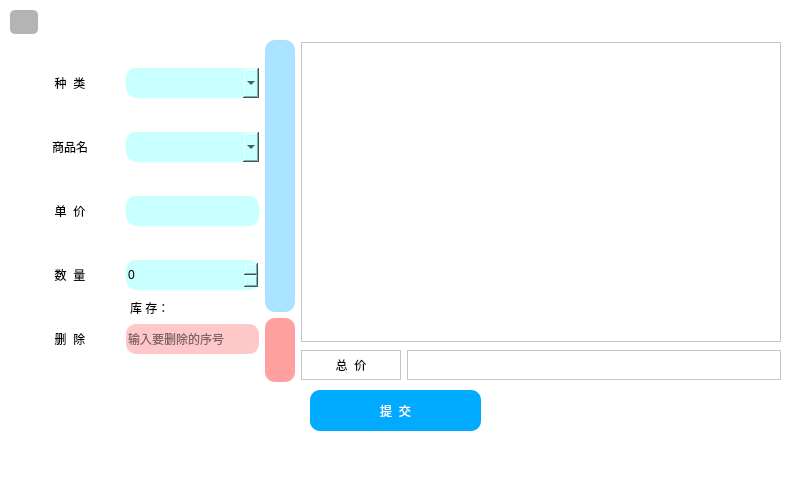
<?xml version="1.0" encoding="UTF-8"?>
<ui version="4.0">
 <class>SettlementWindow</class>
 <widget class="QMainWindow" name="SettlementWindow">
  <property name="geometry">
   <rect>
    <x>0</x>
    <y>0</y>
    <width>800</width>
    <height>480</height>
   </rect>
  </property>
  <property name="windowTitle">
   <string>MainWindow</string>
  </property>
  <property name="styleSheet">
   <string notr="true">background-color: rgb(255, 255, 255);</string>
  </property>
  <widget class="QWidget" name="centralwidget">
   <widget class="QPushButton" name="returnBtn">
    <property name="geometry">
     <rect>
      <x>10</x>
      <y>10</y>
      <width>28</width>
      <height>24</height>
     </rect>
    </property>
    <property name="styleSheet">
     <string notr="true">background-color: rgb(180, 180, 180);
border-radius:5px;</string>
    </property>
    <property name="text">
     <string/>
    </property>
    <property name="icon">
     <iconset resource="res.qrc">
      <normaloff>:/image/icon/return.png</normaloff>:/image/icon/return.png</iconset>
    </property>
   </widget>
   <widget class="QPushButton" name="submitBtn">
    <property name="geometry">
     <rect>
      <x>310</x>
      <y>390</y>
      <width>171</width>
      <height>41</height>
     </rect>
    </property>
    <property name="styleSheet">
     <string notr="true">color: rgb(255, 255, 255);
background-color: rgb(0, 170, 255);
font: 16pt &quot;黑体&quot;;
border-radius:10px;</string>
    </property>
    <property name="text">
     <string>提  交</string>
    </property>
   </widget>
   <widget class="QWidget" name="layoutWidget">
    <property name="geometry">
     <rect>
      <x>20</x>
      <y>40</y>
      <width>761</width>
      <height>342</height>
     </rect>
    </property>
    <layout class="QHBoxLayout" name="horizontalLayout_14">
     <item>
      <layout class="QVBoxLayout" name="verticalLayout">
       <item>
        <layout class="QHBoxLayout" name="horizontalLayout_6">
         <item>
          <widget class="QLabel" name="label_4">
           <property name="sizePolicy">
            <sizepolicy hsizetype="Fixed" vsizetype="Fixed">
             <horstretch>0</horstretch>
             <verstretch>0</verstretch>
            </sizepolicy>
           </property>
           <property name="minimumSize">
            <size>
             <width>100</width>
             <height>0</height>
            </size>
           </property>
           <property name="styleSheet">
            <string notr="true">color: rgb(0, 0, 0);
font: 16pt &quot;黑体&quot;;</string>
           </property>
           <property name="text">
            <string>种  类</string>
           </property>
           <property name="alignment">
            <set>Qt::AlignCenter</set>
           </property>
          </widget>
         </item>
         <item>
          <widget class="QComboBox" name="typeComboBox">
           <property name="minimumSize">
            <size>
             <width>0</width>
             <height>30</height>
            </size>
           </property>
           <property name="styleSheet">
            <string notr="true">color: rgb(0, 0, 0);
background-color: rgb(200, 255, 255);
font: 12pt &quot;黑体&quot;;
border-radius:10px;</string>
           </property>
          </widget>
         </item>
        </layout>
       </item>
       <item>
        <layout class="QHBoxLayout" name="horizontalLayout_15">
         <item>
          <widget class="QLabel" name="label_10">
           <property name="sizePolicy">
            <sizepolicy hsizetype="Fixed" vsizetype="Fixed">
             <horstretch>0</horstretch>
             <verstretch>0</verstretch>
            </sizepolicy>
           </property>
           <property name="minimumSize">
            <size>
             <width>100</width>
             <height>0</height>
            </size>
           </property>
           <property name="styleSheet">
            <string notr="true">color: rgb(0, 0, 0);
font: 16pt &quot;黑体&quot;;</string>
           </property>
           <property name="text">
            <string>商品名</string>
           </property>
           <property name="alignment">
            <set>Qt::AlignCenter</set>
           </property>
          </widget>
         </item>
         <item>
          <widget class="QComboBox" name="nameComboBox">
           <property name="minimumSize">
            <size>
             <width>0</width>
             <height>30</height>
            </size>
           </property>
           <property name="styleSheet">
            <string notr="true">color: rgb(0, 0, 0);
background-color: rgb(200, 255, 255);
font: 12pt &quot;黑体&quot;;
border-radius:10px;</string>
           </property>
          </widget>
         </item>
        </layout>
       </item>
       <item>
        <layout class="QHBoxLayout" name="horizontalLayout_2">
         <item>
          <widget class="QLabel" name="label_2">
           <property name="sizePolicy">
            <sizepolicy hsizetype="Fixed" vsizetype="Fixed">
             <horstretch>0</horstretch>
             <verstretch>0</verstretch>
            </sizepolicy>
           </property>
           <property name="minimumSize">
            <size>
             <width>100</width>
             <height>0</height>
            </size>
           </property>
           <property name="styleSheet">
            <string notr="true">color: rgb(0, 0, 0);
font: 16pt &quot;黑体&quot;;</string>
           </property>
           <property name="text">
            <string>单  价</string>
           </property>
           <property name="alignment">
            <set>Qt::AlignCenter</set>
           </property>
          </widget>
         </item>
         <item>
          <widget class="QLabel" name="priceLabel">
           <property name="maximumSize">
            <size>
             <width>16777215</width>
             <height>30</height>
            </size>
           </property>
           <property name="styleSheet">
            <string notr="true">color: rgb(0, 0, 0);
background-color: rgb(200, 255, 255);
font: 12pt &quot;黑体&quot;;
border-radius:10px;</string>
           </property>
           <property name="text">
            <string/>
           </property>
          </widget>
         </item>
        </layout>
       </item>
       <item>
        <layout class="QHBoxLayout" name="horizontalLayout_3">
         <item>
          <widget class="QLabel" name="label_5">
           <property name="sizePolicy">
            <sizepolicy hsizetype="Fixed" vsizetype="Fixed">
             <horstretch>0</horstretch>
             <verstretch>0</verstretch>
            </sizepolicy>
           </property>
           <property name="minimumSize">
            <size>
             <width>100</width>
             <height>0</height>
            </size>
           </property>
           <property name="styleSheet">
            <string notr="true">color: rgb(0, 0, 0);
font: 16pt &quot;黑体&quot;;</string>
           </property>
           <property name="text">
            <string>数  量</string>
           </property>
           <property name="alignment">
            <set>Qt::AlignCenter</set>
           </property>
          </widget>
         </item>
         <item>
          <widget class="QSpinBox" name="numberSpinBox">
           <property name="minimumSize">
            <size>
             <width>0</width>
             <height>30</height>
            </size>
           </property>
           <property name="styleSheet">
            <string notr="true">color: rgb(0, 0, 0);
background-color: rgb(200, 255, 255);
font: 12pt &quot;黑体&quot;;
border-radius:10px;</string>
           </property>
           <property name="maximum">
            <number>99999999</number>
           </property>
          </widget>
         </item>
        </layout>
       </item>
       <item>
        <layout class="QHBoxLayout" name="horizontalLayout">
         <item>
          <widget class="QLabel" name="label_12">
           <property name="sizePolicy">
            <sizepolicy hsizetype="Fixed" vsizetype="Fixed">
             <horstretch>0</horstretch>
             <verstretch>0</verstretch>
            </sizepolicy>
           </property>
           <property name="minimumSize">
            <size>
             <width>100</width>
             <height>0</height>
            </size>
           </property>
           <property name="styleSheet">
            <string notr="true">color: rgb(0, 0, 0);
font: 16pt &quot;黑体&quot;;</string>
           </property>
           <property name="text">
            <string>删  除</string>
           </property>
           <property name="alignment">
            <set>Qt::AlignCenter</set>
           </property>
          </widget>
         </item>
         <item>
          <widget class="QLineEdit" name="deleteEdit_2">
           <property name="minimumSize">
            <size>
             <width>0</width>
             <height>30</height>
            </size>
           </property>
           <property name="styleSheet">
            <string notr="true">color: rgb(0, 0, 0);
background-color: rgb(255, 200, 200);
font: 10pt &quot;黑体&quot;;
border-radius:10px;</string>
           </property>
           <property name="placeholderText">
            <string>输入要删除的序号</string>
           </property>
          </widget>
         </item>
        </layout>
       </item>
      </layout>
     </item>
     <item>
      <layout class="QVBoxLayout" name="verticalLayout_6">
       <item>
        <widget class="QPushButton" name="addBtn">
         <property name="sizePolicy">
          <sizepolicy hsizetype="Fixed" vsizetype="Expanding">
           <horstretch>0</horstretch>
           <verstretch>0</verstretch>
          </sizepolicy>
         </property>
         <property name="minimumSize">
          <size>
           <width>0</width>
           <height>0</height>
          </size>
         </property>
         <property name="maximumSize">
          <size>
           <width>30</width>
           <height>16777215</height>
          </size>
         </property>
         <property name="styleSheet">
          <string notr="true">color: rgb(0, 0, 0);
background-color: rgb(170, 227, 255);
font: 12pt &quot;黑体&quot;;
border-radius:10px;</string>
         </property>
         <property name="text">
          <string/>
         </property>
         <property name="icon">
          <iconset resource="res.qrc">
           <normaloff>:/image/icon/add.png</normaloff>:/image/icon/add.png</iconset>
         </property>
        </widget>
       </item>
       <item>
        <widget class="QPushButton" name="deleteBtn_2">
         <property name="sizePolicy">
          <sizepolicy hsizetype="Fixed" vsizetype="Fixed">
           <horstretch>0</horstretch>
           <verstretch>0</verstretch>
          </sizepolicy>
         </property>
         <property name="minimumSize">
          <size>
           <width>30</width>
           <height>64</height>
          </size>
         </property>
         <property name="maximumSize">
          <size>
           <width>30</width>
           <height>16777215</height>
          </size>
         </property>
         <property name="styleSheet">
          <string notr="true">color: rgb(0, 0, 0);
background-color: rgb(255, 160, 160);
font: 10pt &quot;黑体&quot;;
border-radius:10px;</string>
         </property>
         <property name="text">
          <string/>
         </property>
         <property name="icon">
          <iconset resource="res.qrc">
           <normaloff>:/image/icon/remove.png</normaloff>:/image/icon/remove.png</iconset>
         </property>
        </widget>
       </item>
      </layout>
     </item>
     <item>
      <layout class="QVBoxLayout" name="verticalLayout_2">
       <item>
        <widget class="QListWidget" name="listWidget">
         <property name="sizePolicy">
          <sizepolicy hsizetype="Fixed" vsizetype="Fixed">
           <horstretch>0</horstretch>
           <verstretch>0</verstretch>
          </sizepolicy>
         </property>
         <property name="minimumSize">
          <size>
           <width>480</width>
           <height>300</height>
          </size>
         </property>
         <property name="styleSheet">
          <string notr="true">font: 12pt &quot;黑体&quot;;
color: rgb(0, 0, 0);</string>
         </property>
        </widget>
       </item>
       <item>
        <layout class="QHBoxLayout" name="horizontalLayout_4">
         <item>
          <widget class="QLabel" name="label_13">
           <property name="sizePolicy">
            <sizepolicy hsizetype="Fixed" vsizetype="Fixed">
             <horstretch>0</horstretch>
             <verstretch>0</verstretch>
            </sizepolicy>
           </property>
           <property name="minimumSize">
            <size>
             <width>100</width>
             <height>30</height>
            </size>
           </property>
           <property name="styleSheet">
            <string notr="true">color: rgb(0, 0, 0);
font: 16pt &quot;黑体&quot;;</string>
           </property>
           <property name="frameShape">
            <enum>QFrame::StyledPanel</enum>
           </property>
           <property name="text">
            <string>总  价</string>
           </property>
           <property name="alignment">
            <set>Qt::AlignCenter</set>
           </property>
          </widget>
         </item>
         <item>
          <widget class="QLabel" name="totalLabel">
           <property name="sizePolicy">
            <sizepolicy hsizetype="Preferred" vsizetype="Fixed">
             <horstretch>0</horstretch>
             <verstretch>0</verstretch>
            </sizepolicy>
           </property>
           <property name="minimumSize">
            <size>
             <width>0</width>
             <height>30</height>
            </size>
           </property>
           <property name="styleSheet">
            <string notr="true">font: 16pt &quot;黑体&quot;;
color: rgb(0, 0, 0);</string>
           </property>
           <property name="frameShape">
            <enum>QFrame::StyledPanel</enum>
           </property>
           <property name="text">
            <string/>
           </property>
          </widget>
         </item>
        </layout>
       </item>
      </layout>
     </item>
    </layout>
   </widget>
   <widget class="QLabel" name="remainLabel">
    <property name="geometry">
     <rect>
      <x>130</x>
      <y>300</y>
      <width>121</width>
      <height>16</height>
     </rect>
    </property>
    <property name="styleSheet">
     <string notr="true">font: 9pt &quot;黑体&quot;;
color: rgb(0, 0, 0);</string>
    </property>
    <property name="text">
     <string>库 存：</string>
    </property>
   </widget>
  </widget>
  <widget class="QMenuBar" name="menubar">
   <property name="geometry">
    <rect>
     <x>0</x>
     <y>0</y>
     <width>800</width>
     <height>22</height>
    </rect>
   </property>
  </widget>
  <widget class="QStatusBar" name="statusbar"/>
 </widget>
 <resources>
  <include location="res.qrc"/>
 </resources>
 <connections/>
</ui>
